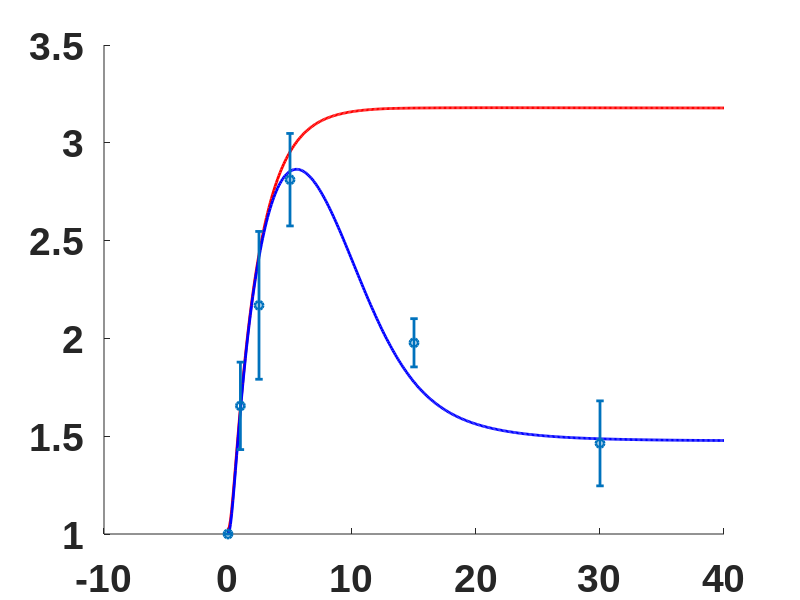

Here is the MATLAB script that generated this plot: (Note: this script raises an error after producing the figure.)
% Figure 3J-K
set(0,'DefaultLineLineWidth',2);
set(0,'DefaultAxesFontSize',28,'DefaultAxesFontWeight','bold','DefaultAxesFontName','Arial');
set(0,'DefaultTextFontSize',28,'DefaultTextFontWeight','bold','DefaultTextFontName','Arial');

%% mG* dynamic for control cells, shGIV cells, coupled switches but without arrow 2 or arrow 3
figure;hold on;set(gcf,'unit','centimeters','position',[1,1,22,18])

load matlab_GIV.mat
h3=plot(TT,Y(:,3)/mg_wild,'r');

load matlab_shC.mat
h4=plot(TT,Y(:,3)/mg_wild,'b');
errorbar(t_arf1,mean(Y_arf1,2),std(Y_arf1,0,2)/sqrt(3),'o','linewidth',1,'color','k','CapSize',20,'markersize',8,'markerfacecolor','k');

T=40;
[TT,Y]=ode45(@(t,y)f_endo(t,y,tau,Input_all(2),'shControl',12),0:0.1:T,ini);
h1=plot(TT(1:5:end),Y(1:5:end,3)/mg_wild,'--','color',[255 222 23]/265);

[TT,Y]=ode45(@(t,y)f_endo(t,y,tau,Input_all(2),'shControl',13),0:0.1:T,ini);
h2=plot(TT(3:5:end),Y(3:5:end,3)/mg_wild,'g--');

xlabel('Time [min]');ylabel(['Arf1','$\cdot$','GTP','[fold change]'],'Interpreter','latex');box off;
xlim([0 35]);set(gca,'Xtick',0:5:35);ylim([1 3.5])


%% mG* dynamic for control cells, shGIV cells, coupled switches but without arrow 2 or arrow 3
figure;hold on;set(gcf,'unit','centimeters','position',[1,1,22,18]);

load matlab_GIV.mat
h3=plot(TT,Y(:,5)/tg_wild,'r');% 0.0161 is the initial condition of tG* for shControl
errorbar(t_tG_shGIV,mean(Y_tG_shGIV,2),std(Y_tG_shGIV,0,2)/sqrt(8),'o','linewidth',1,'color','r','CapSize',20,'markersize',8,'markerfacecolor','r');

load matlab_shC.mat
h4=plot(TT,1/tg_wild*Y(:,5),'b');
errorbar(t_tG,mean(Y_tG,2),std(Y_tG,0,2)/sqrt(8), 'o','linewidth',1,'color','k','CapSize',20,'markersize',8,'markerfacecolor','k');

T=40;
[TT,Y]=ode45(@(t,y)f_endo(t,y,tau,Input_all(2),'shControl',12),0:0.1:T,ini);
h1=plot(TT(1:5:end),1/tg_wild*Y(1:5:end,5),'--','color',[255 222 23]/265);

[TT,Y]=ode45(@(t,y)f_endo(t,y,tau,Input_all(2),'shControl',13),0:0.1:T,ini);
h2=plot(TT(3:5:end),1/tg_wild*Y(3:5:end,5),'g--');

set(gca,'Xtick',0:5:35);ylim([0 35])
xlabel('Time [min]');ylabel('tG*');box off;
xlim([0 35]);set(gca,'Xtick',0:5:35);